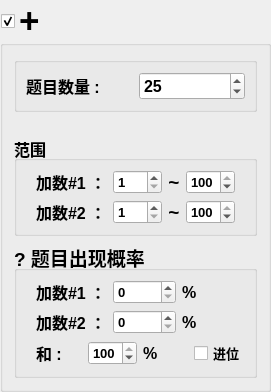
       <widget class="QGroupBox" name="addGrp">
        <property name="font">
         <font>
          <family>Arial</family>
          <pointsize>26</pointsize>
          <weight>75</weight>
          <bold>true</bold>
         </font>
        </property>
        <property name="styleSheet">
         <string notr="true"/>
        </property>
        <property name="title">
         <string>+</string>
        </property>
        <property name="flat">
         <bool>false</bool>
        </property>
        <property name="checkable">
         <bool>true</bool>
        </property>
        <layout class="QVBoxLayout" name="verticalLayout_2" stretch="1,0,3,4">
         <item>
          <widget class="QGroupBox" name="countGrp">
           <property name="font">
            <font>
             <family>Arial</family>
             <pointsize>10</pointsize>
             <weight>75</weight>
             <bold>true</bold>
            </font>
           </property>
           <property name="title">
            <string/>
           </property>
           <property name="flat">
            <bool>false</bool>
           </property>
           <layout class="QHBoxLayout" name="horizontalLayout_5">
            <item>
             <widget class="QLabel" name="label">
              <property name="font">
               <font>
                <family>Arial</family>
                <pointsize>12</pointsize>
                <weight>75</weight>
                <bold>true</bold>
               </font>
              </property>
              <property name="text">
               <string>题目数量 :</string>
              </property>
             </widget>
            </item>
            <item>
             <widget class="QSpinBox" name="addQuestionCntSpn">
              <property name="font">
               <font>
                <family>Arial</family>
                <pointsize>12</pointsize>
                <weight>75</weight>
                <bold>true</bold>
               </font>
              </property>
              <property name="maximum">
               <number>1000</number>
              </property>
              <property name="value">
               <number>25</number>
              </property>
             </widget>
            </item>
           </layout>
          </widget>
         </item>
         <item>
          <spacer name="verticalSpacer">
           <property name="orientation">
            <enum>Qt::Vertical</enum>
           </property>
           <property name="sizeType">
            <enum>QSizePolicy::Fixed</enum>
           </property>
           <property name="sizeHint" stdset="0">
            <size>
             <width>20</width>
             <height>18</height>
            </size>
           </property>
          </spacer>
         </item>
         <item>
          <widget class="QGroupBox" name="range">
           <property name="font">
            <font>
             <family>Arial</family>
             <pointsize>12</pointsize>
             <weight>75</weight>
             <bold>true</bold>
            </font>
           </property>
           <property name="title">
            <string>范围</string>
           </property>
           <layout class="QVBoxLayout" name="verticalLayout_6">
            <item>
             <layout class="QHBoxLayout" name="horizontalLayout_9" stretch="0,0,0,0">
              <property name="leftMargin">
               <number>10</number>
              </property>
              <property name="rightMargin">
               <number>10</number>
              </property>
              <item>
               <widget class="QLabel" name="label_3">
                <property name="font">
                 <font>
                  <family>Arial</family>
                  <pointsize>12</pointsize>
                  <weight>75</weight>
                  <bold>true</bold>
                 </font>
                </property>
                <property name="text">
                 <string>加数#1 ：</string>
                </property>
               </widget>
              </item>
              <item>
               <widget class="QSpinBox" name="addn1minSpn">
                <property name="font">
                 <font>
                  <family>Arial</family>
                  <pointsize>10</pointsize>
                  <weight>75</weight>
                  <bold>true</bold>
                 </font>
                </property>
                <property name="minimum">
                 <number>1</number>
                </property>
                <property name="maximum">
                 <number>100</number>
                </property>
                <property name="value">
                 <number>1</number>
                </property>
               </widget>
              </item>
              <item>
               <widget class="QLabel" name="label_2">
                <property name="font">
                 <font>
                  <family>Arial</family>
                  <pointsize>14</pointsize>
                  <weight>75</weight>
                  <bold>true</bold>
                 </font>
                </property>
                <property name="text">
                 <string>~</string>
                </property>
                <property name="alignment">
                 <set>Qt::AlignCenter</set>
                </property>
               </widget>
              </item>
              <item>
               <widget class="QSpinBox" name="addn1maxSpn">
                <property name="font">
                 <font>
                  <family>Arial</family>
                  <pointsize>10</pointsize>
                  <weight>75</weight>
                  <bold>true</bold>
                 </font>
                </property>
                <property name="minimum">
                 <number>1</number>
                </property>
                <property name="maximum">
                 <number>100</number>
                </property>
                <property name="value">
                 <number>100</number>
                </property>
               </widget>
              </item>
             </layout>
            </item>
            <item>
             <layout class="QHBoxLayout" name="horizontalLayout_10">
              <property name="leftMargin">
               <number>10</number>
              </property>
              <property name="rightMargin">
               <number>10</number>
              </property>
              <item>
               <widget class="QLabel" name="label_5">
                <property name="font">
                 <font>
                  <family>Arial</family>
                  <pointsize>12</pointsize>
                  <weight>75</weight>
                  <bold>true</bold>
                 </font>
                </property>
                <property name="text">
                 <string>加数#2 ：</string>
                </property>
               </widget>
              </item>
              <item>
               <widget class="QSpinBox" name="addn2minSpn">
                <property name="font">
                 <font>
                  <family>Arial</family>
                  <pointsize>10</pointsize>
                  <weight>75</weight>
                  <bold>true</bold>
                 </font>
                </property>
                <property name="minimum">
                 <number>1</number>
                </property>
                <property name="maximum">
                 <number>100</number>
                </property>
               </widget>
              </item>
              <item>
               <widget class="QLabel" name="label_4">
                <property name="font">
                 <font>
                  <family>Arial</family>
                  <pointsize>14</pointsize>
                  <weight>75</weight>
                  <bold>true</bold>
                 </font>
                </property>
                <property name="text">
                 <string>~</string>
                </property>
                <property name="alignment">
                 <set>Qt::AlignCenter</set>
                </property>
               </widget>
              </item>
              <item>
               <widget class="QSpinBox" name="addn2maxSpn">
                <property name="font">
                 <font>
                  <family>Arial</family>
                  <pointsize>10</pointsize>
                  <weight>75</weight>
                  <bold>true</bold>
                 </font>
                </property>
                <property name="minimum">
                 <number>1</number>
                </property>
                <property name="maximum">
                 <number>100</number>
                </property>
                <property name="value">
                 <number>100</number>
                </property>
               </widget>
              </item>
             </layout>
            </item>
           </layout>
          </widget>
         </item>
         <item>
          <widget class="QGroupBox" name="possibilitiesGrp">
           <property name="font">
            <font>
             <family>Arial</family>
             <pointsize>14</pointsize>
             <weight>75</weight>
             <bold>true</bold>
            </font>
           </property>
           <property name="title">
            <string>? 题目出现概率</string>
           </property>
           <layout class="QVBoxLayout" name="verticalLayout_7">
            <item>
             <layout class="QHBoxLayout" name="horizontalLayout_11">
              <property name="leftMargin">
               <number>10</number>
              </property>
              <item>
               <widget class="QLabel" name="label_6">
                <property name="font">
                 <font>
                  <family>Arial</family>
                  <pointsize>12</pointsize>
                  <weight>75</weight>
                  <bold>true</bold>
                 </font>
                </property>
                <property name="text">
                 <string>加数#1 ：</string>
                </property>
               </widget>
              </item>
              <item>
               <widget class="QSpinBox" name="add1rateSpn">
                <property name="font">
                 <font>
                  <family>Arial</family>
                  <pointsize>10</pointsize>
                  <weight>75</weight>
                  <bold>true</bold>
                 </font>
                </property>
                <property name="maximum">
                 <number>100</number>
                </property>
               </widget>
              </item>
              <item>
               <widget class="QLabel" name="label_33">
                <property name="font">
                 <font>
                  <family>Arial</family>
                  <pointsize>12</pointsize>
                  <weight>75</weight>
                  <bold>true</bold>
                 </font>
                </property>
                <property name="text">
                 <string>%</string>
                </property>
               </widget>
              </item>
             </layout>
            </item>
            <item>
             <layout class="QHBoxLayout" name="horizontalLayout_12">
              <property name="leftMargin">
               <number>10</number>
              </property>
              <item>
               <widget class="QLabel" name="label_7">
                <property name="font">
                 <font>
                  <family>Arial</family>
                  <pointsize>12</pointsize>
                  <weight>75</weight>
                  <bold>true</bold>
                 </font>
                </property>
                <property name="text">
                 <string>加数#2 ：</string>
                </property>
               </widget>
              </item>
              <item>
               <widget class="QSpinBox" name="add2rateSpn">
                <property name="font">
                 <font>
                  <family>Arial</family>
                  <pointsize>10</pointsize>
                  <weight>75</weight>
                  <bold>true</bold>
                 </font>
                </property>
                <property name="maximum">
                 <number>100</number>
                </property>
               </widget>
              </item>
              <item>
               <widget class="QLabel" name="label_34">
                <property name="font">
                 <font>
                  <family>Arial</family>
                  <pointsize>12</pointsize>
                  <weight>75</weight>
                  <bold>true</bold>
                 </font>
                </property>
                <property name="text">
                 <string>%</string>
                </property>
               </widget>
              </item>
             </layout>
            </item>
            <item>
             <layout class="QHBoxLayout" name="horizontalLayout_13">
              <property name="leftMargin">
               <number>10</number>
              </property>
              <item>
               <widget class="QLabel" name="label_8">
                <property name="font">
                 <font>
                  <family>Arial</family>
                  <pointsize>12</pointsize>
                  <weight>75</weight>
                  <bold>true</bold>
                 </font>
                </property>
                <property name="text">
                 <string>和 : </string>
                </property>
               </widget>
              </item>
              <item>
               <widget class="QSpinBox" name="add3rateSpn">
                <property name="font">
                 <font>
                  <family>Arial</family>
                  <pointsize>10</pointsize>
                  <weight>75</weight>
                  <bold>true</bold>
                 </font>
                </property>
                <property name="maximum">
                 <number>100</number>
                </property>
                <property name="value">
                 <number>100</number>
                </property>
               </widget>
              </item>
              <item>
               <widget class="QLabel" name="label_35">
                <property name="font">
                 <font>
                  <family>Arial</family>
                  <pointsize>12</pointsize>
                  <weight>75</weight>
                  <bold>true</bold>
                 </font>
                </property>
                <property name="text">
                 <string>%</string>
                </property>
               </widget>
              </item>
              <item>
               <widget class="QCheckBox" name="advBitChk">
                <property name="font">
                 <font>
                  <family>Arial</family>
                  <pointsize>10</pointsize>
                  <weight>75</weight>
                  <bold>true</bold>
                 </font>
                </property>
                <property name="text">
                 <string>进位</string>
                </property>
               </widget>
              </item>
             </layout>
            </item>
           </layout>
          </widget>
         </item>
        </layout>
       </widget>
